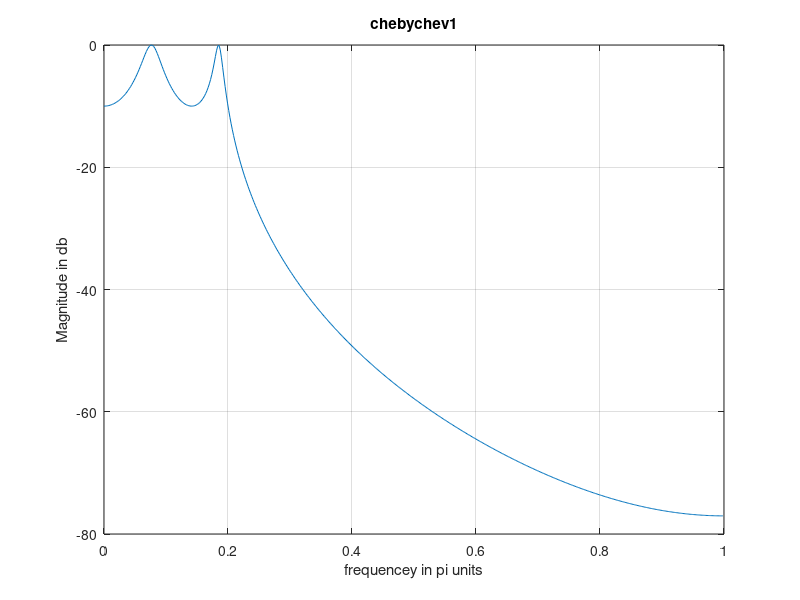

MATLAB code to generate this figure: (Note: this script raises an error after producing the figure.)
clc;
clear all;
close all;
wp = 0.2*pi;
ws = 0.3*pi;
rp = 1;
rs = 15;
T = 1;
wa_p = wp/T;
wa_s = ws/T;
[Nb, wcb] = cheb1ord(wp, ws, rp, rs, 's');
[bb_s, ab_s] = cheby1(Nb, 10, wcb, 's');
disp('For chebychev1 the order and cutoff frequency are'), 
disp(Nb), disp(wcb);
%[Hb, wb] = freqs(bb_s, ab_s);
[bb_z, ab_z] = impinvar(bb_s, ab_s, 1/T);
[Hbd, wbd] = freqz(bb_z, ab_z);
figure(1);
plot(wbd/pi, 20*log10(abs(Hbd))), title('chebychev1'), grid on;
ylabel('Magnitude in db');
xlabel('frequencey in pi units')

[Nb,Wcb]=cheb2ord(wp,ws,rp,rs,'s');
[bb_s,ab_s]=cheby2(Nb,30,Wcb,'s');
disp('for chebyshev 2 ,the order and cutoff freq are')
disp(Nb),disp(Wcb);
[bb_z,ab_z]=impinvar(bb_s,ab_s,1/T);
[hbd,Wbd]=freqz(bb_z,ab_z);
figure(2),plot(Wbd/pi,20*log10(abs(hbd)));
title('chebychev2'),grid on;
ylabel('magnitude in dB');
xlabel('frequency in pi units');

[Nb,Wcb]=ellipord(wp,ws,rp,rs,'s');
[bb_s,ab_s]=ellip(Nb,1,rs,Wcb,'s');
disp('for elliptic ,the order and cutoff freq are')
disp(Nb),disp(Wcb);
[bb_z,ab_z]=impinvar(bb_s,ab_s,1/T);
[hbd,Wbd]=freqz(bb_z,ab_z);
figure(3),plot(Wbd/pi,20*log10(abs(hbd)));
title('elliptic'),grid on;
ylabel('magnitude in dB');
xlabel('frequency in pi units');